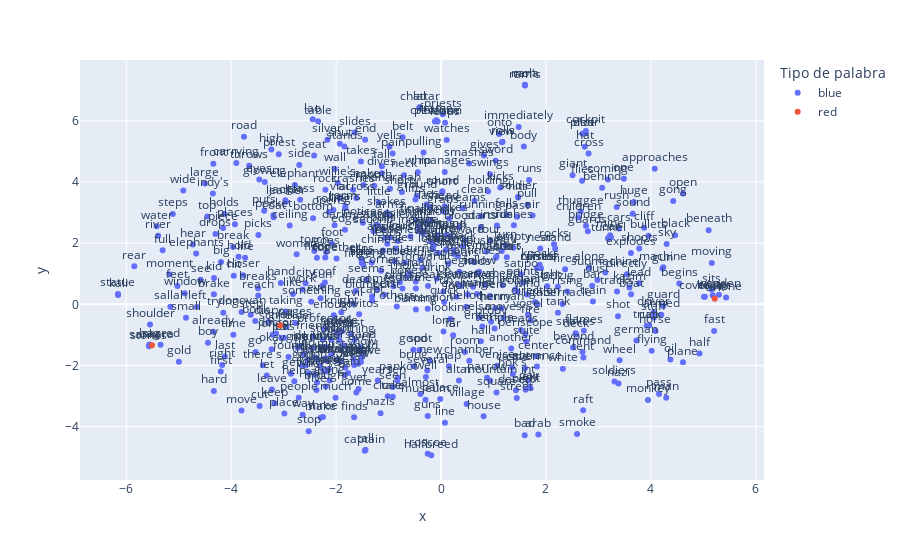

Write notebook code for a chart like this one.
### Markdown cell above
## Visualizar agrupación de vectores

### Code cell
vecs, labels = reduce_dimensions(w2v_model)

MAX_WORDS=500
plot_embeddings(w2v_model, vecs, labels, MAX_WORDS, highlight_words=["grail","ark","sankara"])

### Figure 1 — Plotly figure (JSON) as saved in the notebook; plotly's stock layout.template omitted (floating-point values rounded to 4 significant figures; data arrays with more than 128 entries replaced by an {"elided": "..."} marker saying what was removed)
{"data": [{"hovertemplate": "Tipo de palabra=blue<br>x=%{x}<br>y=%{y}<br>text=%{text}<extra></extra>", "legendgroup": "blue", "marker": {"color": "#636efa", "symbol": "circle"}, "mode": "markers+text", "name": "blue", "orientation": "v", "showlegend": true, "text": {"elided": "497 str values"}, "textposition": "top center", "type": "scatter", "x": {"elided": "497 float values"}, "xaxis": "x", "y": {"elided": "497 float values"}, "yaxis": "y"}, {"hovertemplate": "Tipo de palabra=red<br>x=%{x}<br>y=%{y}<br>text=%{text}<extra></extra>", "legendgroup": "red", "marker": {"color": "#EF553B", "symbol": "circle"}, "mode": "markers+text", "name": "red", "orientation": "v", "showlegend": true, "text": ["sankara", "grail", "ark"], "textposition": "top center", "type": "scatter", "x": [-5.513, -3.066, 5.215], "xaxis": "x", "y": [-1.339, -0.694, 0.1826], "yaxis": "y"}], "layout": {"legend": {"title": {"text": "Tipo de palabra"}, "tracegroupgap": 0}, "margin": {"t": 60}, "xaxis": {"anchor": "y", "domain": [0, 1], "title": {"text": "x"}}, "yaxis": {"anchor": "x", "domain": [0, 1], "title": {"text": "y"}}}}
